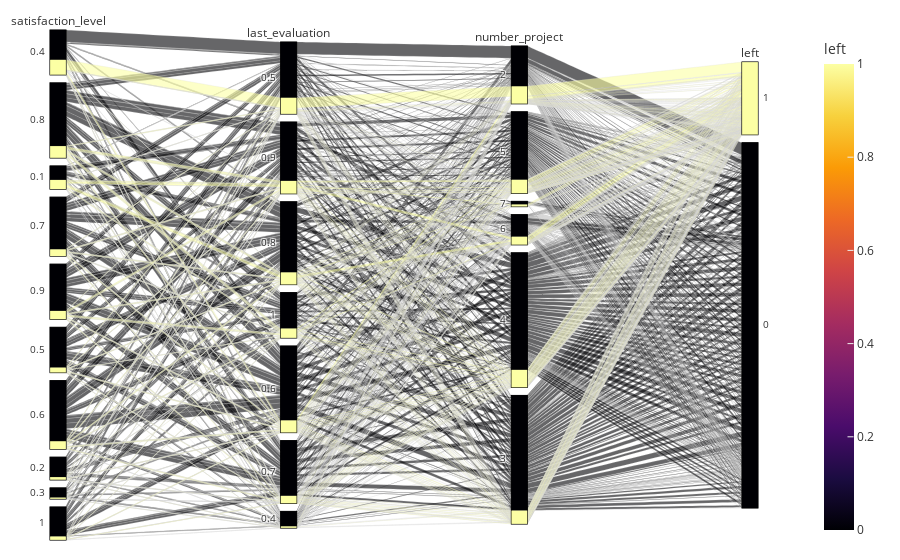

Source (notebook cell):
### Code cell
tmp = (
    ddf.assign(
        satisfaction_level=lambda d: d.satisfaction_level.round(1), 
        last_evaluation=lambda d: d.last_evaluation.round(1), 
        average_monthly_hours=lambda d: d.average_monthly_hours.div(100).round(1).multiply(100) 
        
    )
    .astype({"left": int})
    .sort_values("satisfaction_level")
    [["satisfaction_level", "last_evaluation", "number_project", "left"]]
)
fig = px.parallel_categories(
    tmp, template="ggplot2", color="left",
    color_continuous_scale=px.colors.sequential.Inferno,
)
fig.update_layout(dict(margin=dict(t=30, b=20, l=10, r=10)))
fig.show()
# parallel categories also shows that employees with satisfaction level at 0.4 is more likely to leave 
# than lower level employees

### Figure 1 — Plotly figure (JSON) as saved in the notebook; plotly's stock layout.template omitted (floating-point values rounded to 4 significant figures; data arrays with more than 128 entries replaced by an {"elided": "..."} marker saying what was removed)
{"data": [{"dimensions": [{"label": "satisfaction_level", "values": {"elided": "11991 float values"}}, {"label": "last_evaluation", "values": {"elided": "11991 float values"}}, {"label": "number_project", "values": {"elided": "11991 int values"}}, {"label": "left", "values": {"elided": "11991 int values"}}], "domain": {"x": [0, 1], "y": [0, 1]}, "line": {"color": {"elided": "11991 int values"}, "coloraxis": "coloraxis"}, "name": "", "type": "parcats"}], "layout": {"autosize": true, "coloraxis": {"colorbar": {"title": {"text": "left"}}, "colorscale": [[0, "#000004"], [0.1111, "#1b0c41"], [0.2222, "#4a0c6b"], [0.3333, "#781c6d"], [0.4444, "#a52c60"], [0.5556, "#cf4446"], [0.6667, "#ed6925"], [0.7778, "#fb9b06"], [0.8889, "#f7d13d"], [1, "#fcffa4"]]}, "legend": {"tracegroupgap": 0}, "margin": {"b": 20, "l": 10, "r": 10, "t": 30}}}
